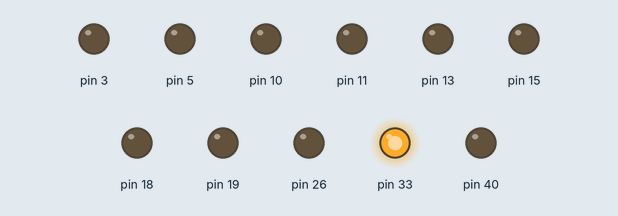
This program was run on a simulated Raspberry Pi (header pin numbers). On the bench: output pins drawn as LEDs (lit = HIGH). At 5.5 s the program stops and its outputs stay as they are.

Above: at 0.1 s.
At 0.6 s:
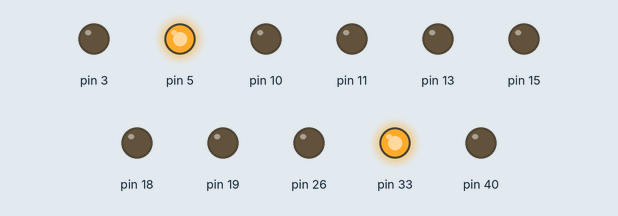
At 1.1 s:
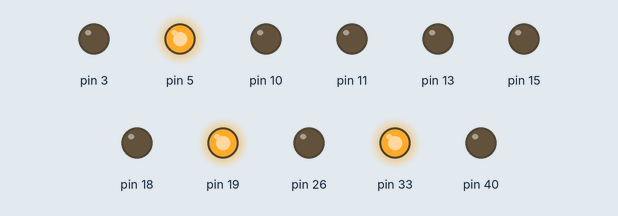
At 2.6 s:
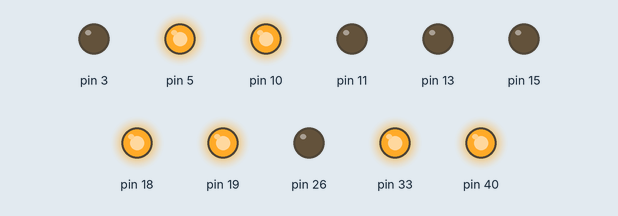
At 3.6 s:
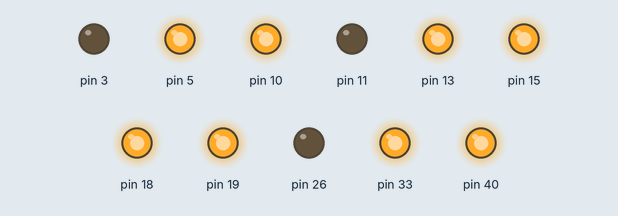
At 5.1 s:
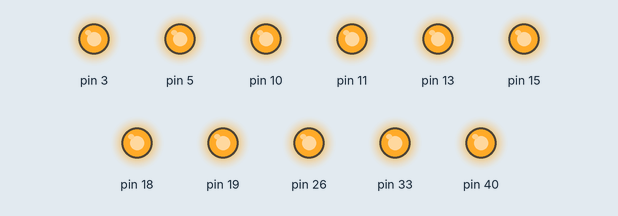
Timing chart, 0 to 6.6 s (numbered marks = the images above):
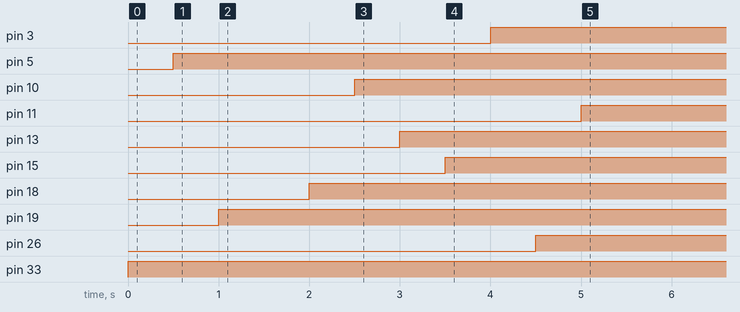

Measured:
- by itself, pin 3: LOW → HIGH at 4.0 s
- by itself, pin 5: LOW → HIGH at 0.50 s
- by itself, pin 10: LOW → HIGH at 2.5 s
- by itself, pin 11: LOW → HIGH at 5.0 s
- by itself, pin 13: LOW → HIGH at 3.0 s
- by itself, pin 15: LOW → HIGH at 3.5 s
- by itself, pin 18: LOW → HIGH at 2.0 s
- by itself, pin 19: LOW → HIGH at 1.0 s

The program:

all-leds-on.py
```python
#!/usr/bin/python
pos="/home/pi/gpio-glyphs/bin/"
import RPi.GPIO as gpio
import time
import json
gpio.setwarnings(False)
delay=0.5
conv=json.load(open(pos+"conv.json"))
list=[conv["1"],conv["2"],conv["3"],conv["4"],conv["5"],conv["6"],conv["7"],conv["8"],conv["9"],conv["10"],conv["11"]]
gpio.setmode(gpio.BOARD)
gpio.setup(list,gpio.OUT)
for i in list:
	gpio.output(i,1)
	time.sleep(delay)
```
